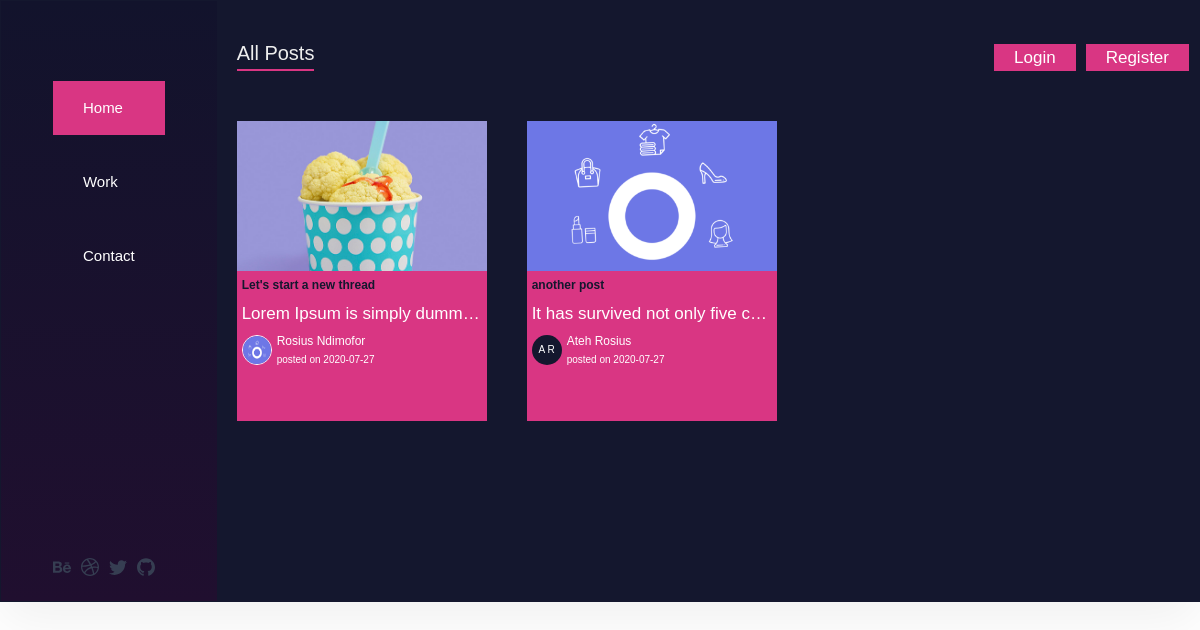
Before: / with the older database file.
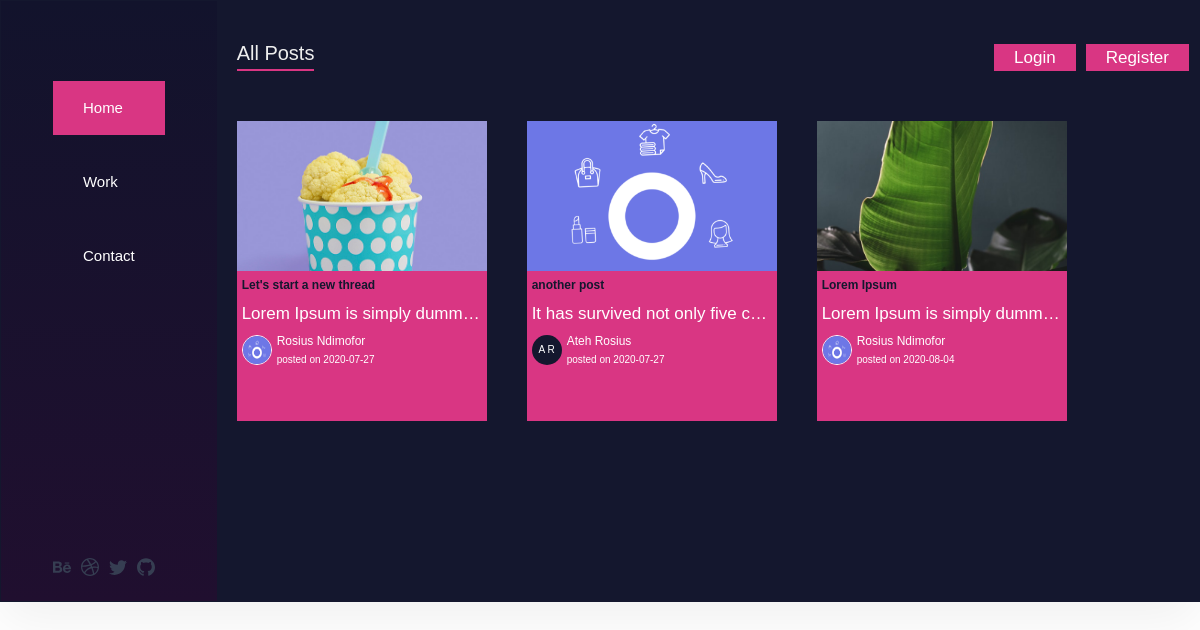
After: the same page with the newer database file.
### models/post.py (models this page shows, shortened)
class PostModel(db.Model):
    __tablename__ = "posts"
    id = db.Column(db.Integer, primary_key=True)
    title = db.Column(db.String(255),nullable=False)
    posts = db.Column(db.Text, nullable=False)
    image_url =db.Column(db.String(255),nullable=False)
    user_id = db.Column(db.Integer, db.ForeignKey("users.id"), nullable=False)
    users = db.relationship("UserModel")
    created_on = db.Column(db.DateTime, server_default=db.func.now())
    updated_on = db.Column(
        db.DateTime, server_default=db.func.now(), server_onupdate=db.func.now())
    @classmethod
    def find_all_posts(cls) -> List["PostModel"]:
        return cls.query.all()

### models/user.py (models this page shows, shortened)
class UserModel(db.Model):
    __tablename__ = "users"
    id = db.Column(db.Integer, primary_key=True)
    full_names = db.Column(db.String(80), nullable=False)
    profile_pic = db.Column(db.String(80))
    email = db.Column(db.String(255), unique=True, nullable=False, index=True)
    password = db.Column(db.String(124), nullable=False, server_default="")
    posts = db.relationship("PostModel", lazy="dynamic")

### blueprints/blog.py (the view)
@bp.route('/')
def index():
    posts = PostModel.find_all_posts()
    return render_template('blog/index.html', posts=posts)

### blueprints/auth.py (called while the page is built)
@bp.before_app_request
def load_logged_in_user():
    user_id = session.get('user_id')
    if user_id is None:
        g.user = None
    else:
        g.user = UserModel.find_user_by_id(user_id)

### templates/blog/index.html (shortened to what this page needs)
{% extends 'base.html' %}
{% block header %}
  <h1>{% block title %}All Posts{% endblock %}</h1>
{% endblock %}
{% block menu %}
<ul class="sidebar-nav">
        <li class="sidebar-nav__item sidebar-nav__item--active">
            <a class="sidebar-nav__link" href="{{ url_for('blog.index') }}">
            <span>Home</span></a>
        </li>
        <li class="sidebar-nav__item">
          <a href="#" class="sidebar-nav__link">
            <span>Work</span>
          </a>
        </li>
        <li class="sidebar-nav__item">
          <a href="{{ url_for('contact.send_email') }}" class="sidebar-nav__link">
            <span>Contact</span>
          </a>
        </li>
      </ul>
{%endblock %}
{% block header_menu %}
{% if g.user.id %}
<div class="header-menu">
          <a href="{{url_for('auth.logout')}}" class="header-menu__logout">
            <span>Log Out</span>
          </a>
        </div>
{% else %}
<div class="header-menu">
          <a href="{{url_for('auth.login')}}" class="header-menu__login">
              <span>Login</span></a>
          <a href="{{url_for('auth.register')}}" class="header-menu__register">
            <span>Register</span>
          </a>
      </div>
{%endif%}
{% endblock %}
{% block middle %}
  {% for post in posts %}
<article class="post">
  <header>
    <div>
         <img src="http://{{request.host}}/static/images/{{post.image_url}}" alt="images uploaded" class="post_images">
      <h1 class="title">{{ post.title }}</h1>
    </div>
  </header>
     <p class="post-body">{{ post.posts }}</p>
    <div class="user-details">
 {% if post.users.profile_pic %}
<img src="http://{{request.host}}/static/images/{{post.users.profile_pic}}" alt="profile pic" class="profile-pic-sm">
             {% else %}
         <div class="profile-placeholder-name-sm">
             {% for s in post.users.full_names.split() %}
                 {{s[0]}}
             {% endfor %}
         </div>
        {%endif%}
      <div class="about-container">
          <div class="about">
               {{ post.users.full_names }}
          </div>
       <div class="time">
           posted on  {{ post.created_on.strftime('%Y-%m-%d') }}
       </div>
      </div>
        </div>
</article>
{% endfor %}
{% endblock %}

### templates/base.html (shortened to what this page needs)
<!doctype html>
<link rel="stylesheet" href="{{ url_for('static', filename='style.css') }}">
<body>
<div class="container">
  <section class="content">
    <div class="body-content">
  <div class="left">
    <div class="sidebar-menu">
      {% block menu %} {% endblock %}
    </div>
    <div class="sidebar-footer">
      <a href="#" class="sidebar-footer__social">
        <svg class="sidebar-footer__icon">
          <use xlink:href="/static/img/sprite.svg#icon-behance"></use>
        </svg>
      </a>
      <a href="#" class="sidebar-footer__social">
        <svg class="sidebar-footer__icon">
          <use xlink:href="/static/img/sprite.svg#icon-dribbble"></use>
        </svg>
      </a>
      <a href="#" class="sidebar-footer__social">
        <svg class="sidebar-footer__icon">
          <use xlink:href="/static/img/sprite.svg#icon-twitter"></use>
        </svg>
      </a>
      <a href="#" class="sidebar-footer__social">
        <svg class="sidebar-footer__icon">
          <use xlink:href="/static/img/sprite.svg#icon-github"></use>
        </svg>
      </a>
    </div>
  </div>
  <div class="right">
    <div class="header">
      <div class="header-title">
          {% block title %}{% endblock%}
      </div>
      {% block header_menu %}
      {% endblock %}
    </div>
    <div class="middle">
      {% block middle %} {% endblock %}
    </div>
  </div>
</div>
  </section>
</div>
</body>

### static/style.css (style rules this page uses)
* { margin: 0; padding: 0; }
*, *::before, *::after { box-sizing: inherit; }
body { background-image: url("img/bg.jpg"); font-weight: 400; line-height: 1.6; font-family: "Montserrat", sans-serif; min-height: 100vh; scroll-snap-type: none; background-size: cover; }
.container { max-width: 120rem; margin: 4rem auto; border-style: solid; border-color: var(--color-bg-dark); border-width: 1px; background-image: linear-gradient( to bottom right, var(--color-bg-dark), var(--color-bg-red) ); box-shadow: var(--shadow-light); min-height: 50rem; overflow: hidden; }
@media only screen and (max-width: 75em) { .container { margin: 0; max-width: 100%; width: 100%; } }
.body-content { display: flex; }
.sidebar-nav { font-size: 1.5rem; list-style: none; margin-top: 5rem; color: var(--color-white); }
.sidebar-nav__item { position: relative; }
.sidebar-nav__item:not(:last-child) { margin-bottom: 2rem; }
.sidebar-nav__item::before { content: ""; position: absolute; top: 0; left: 0; height: 100%; width: 3px; background-color: var(--color-bg-red); transform: scaleY(0); transition: transform 0.2s, width 0.4s cubic-bezier(1, 0, 0, 1) 0.2s, background-color 0.1s; }
.sidebar-nav__item:hover::before, .sidebar-nav__item--active::before { transform: scaleY(1); width: 100%; }
.sidebar-nav__link:link, .sidebar-nav__link:visited { color: var(--color-white); text-decoration: none; position: relative; padding: 1.5rem 3rem; z-index: 10; display: flex; align-items: center; }
.left { background-image: linear-gradient( to bottom, var(--color-nav-1), var(--color-nav-2) ); flex: 0 0 18%; display: flex; flex-direction: column; padding-top: 3rem; justify-content: space-between; align-items: center; height: 60rem; }
.right { display: flex; flex-direction: column; flex: 1; }
.header { height: 10rem; background-color: var(--color-bg-dark); display: flex; justify-content: space-between; align-items: flex-end; padding-left: 2rem; padding-right: 1rem; padding-bottom: 3rem; }
.header-title { font-size: 2rem; color: var(--color-grey); border-bottom: 2px solid var(--color-bg-red); }
.header-menu { display: flex; font-size: 1.7rem; color: var(--color-grey); }
.header-menu__login { margin-right: 1rem; }
.middle { background-color: var(--color-bg-dark); height: 50rem; overflow-y: scroll; display: flex; flex-wrap: wrap; }
.post { color: var(--color-white); width: 25rem; height: 30rem; background-color: var(--color-bg-red); margin: 2rem 2rem; }
.title { font-size: 1.2rem; padding: 0 0.5rem; color: var(--color-bg-dark); }
.post-body { font-size: 1.7rem; padding: 0.5rem 0.5rem; white-space: nowrap; overflow: hidden; text-overflow: ellipsis; }
.sidebar-footer { display: flex; padding-bottom: 2rem; }
.sidebar-footer__icon { width: 1.8rem; height: 1.8rem; margin-right: 1rem; fill: var(--color-icon); }
.header-menu__register { text-decoration: none; padding: 0 2rem; color: var(--color-white); background-color: var(--color-bg-red); }
.header-menu__login { text-decoration: none; padding: 0 2rem; color: var(--color-white); background-color: var(--color-bg-red); }
.post_images { width: 100%; height: 15rem; object-fit: cover; }
.profile-pic-sm { width: 3rem; height: 3rem; margin-left: 0.5rem; margin-right: 0.5rem; border-radius: 50%; border-style: solid; border-width: 1px; border-color: var(--color-white); background-size: cover; }
.profile-placeholder-name-sm { width: 3rem; height: 3rem; border-radius: 100%; font-size: 1rem; margin-left:0.5rem; margin-right:0.5rem; display: flex; align-items: center; justify-content: center; color: var(--color-white); background-color: var(--color-bg-dark); }
.user-details { display: flex; align-items:center; margin-bottom:1rem; }
.about { font-size: 1.2rem; }
.time { font-size: 1rem; }

Changed rows visible on the page:
added PostModel: image_url (picture), title "Lorem Ipsum", posts "Lorem Ipsum is simply dumm…", users.profile_pic (picture), users.full_names "Rosius Ndimofor", created_on "2020-08-04"
